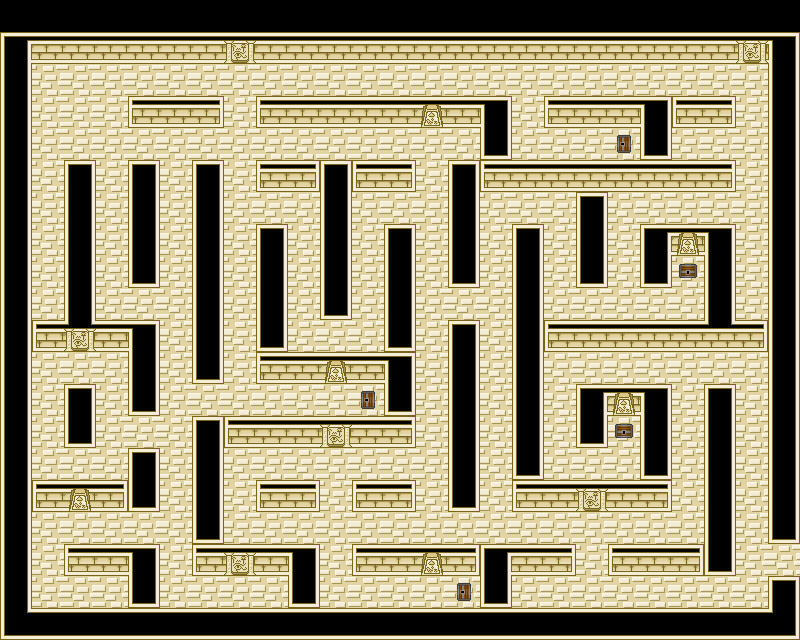

This game map was drawn from its Tiled (.tmx) file and the tilesets committed beside it. A one-line description and the trimmed map source follow:
An orthogonal 25x20 tile map with 32x32 px tiles, 4 tile layers (Background, Objects, Det, Chest), 3 tilesets.

<map version="1.0" orientation="orthogonal" renderorder="right-down" width="25" height="20" tilewidth="32" tileheight="32">
 <tileset firstgid="1" name="Tile01" tilewidth="32" tileheight="32">
  <image source="Tile01.png" width="96" height="96" />
 </tileset>
 <tileset firstgid="10" name="Tile02" tilewidth="32" tileheight="32">
  <image source="Tile02.png" width="128" height="160" />
 </tileset>
 <tileset firstgid="30" name="Misc" tilewidth="32" tileheight="32">
  <image source="Misc.png" width="96" height="96" />
 </tileset>
 <layer name="Background" width="25" height="20">
  <data>[500 cells, 500 non-empty, 2 distinct tile ids]</data>
 </layer>
 <layer name="Objects" width="25" height="20">
  <data>[500 cells, 247 non-empty, 12 distinct tile ids]</data>
 </layer>
 <layer name="Det" width="25" height="20">
  <data>[500 cells, 12 non-empty, 2 distinct tile ids]</data>
 </layer>
 <layer name="Chest" width="25" height="20">
  <data>[500 cells, 5 non-empty, 2 distinct tile ids]</data>
 </layer>
</map>